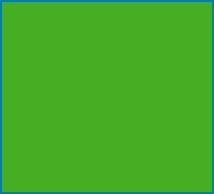
#> input picture 03_Computer_Vision/Python/02_color_detect/test/01.jpg, 214 x 194 px
$ python 02_color_detection.py
#> lines starting #> are read from the running program, lines starting #| are printed output that depends on the picture
import cv2 as cv
import numpy as np

def main():
    img1 = cv.imread('test/01.jpg')
#> img1 is the input picture: shape (194, 214, 3); mean B, G, R 40.3, 172.2, 67.3
    img2 = cv.imread('test/02.jpg')
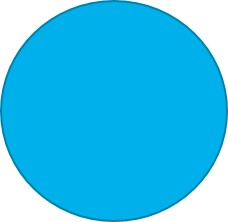
#> input picture 03_Computer_Vision/Python/02_color_detect/test/02.jpg, 228 x 222 px
#> img2 is the input picture: shape (222, 228, 3); mean B, G, R 237.2, 191.6, 55
    img3 = cv.imread('test/03.jpg')
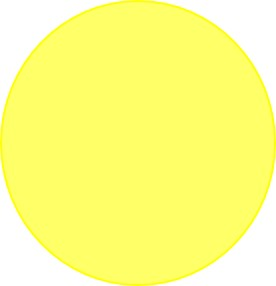
#> input picture 03_Computer_Vision/Python/02_color_detect/test/03.jpg, 276 x 286 px
#> img3 is the input picture: shape (286, 276, 3); mean B, G, R 133.4, 254.8, 254.7
    img4 = cv.imread('test/04.jpg')
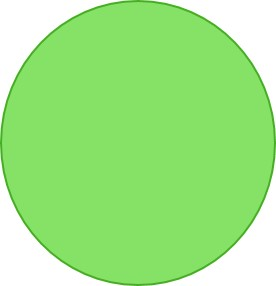
#> input picture 03_Computer_Vision/Python/02_color_detect/test/04.jpg, 276 x 286 px
#> img4 is the input picture: shape (286, 276, 3); mean B, G, R 133.4, 230.9, 158.5
    img5 = cv.imread('test/05.jpg')
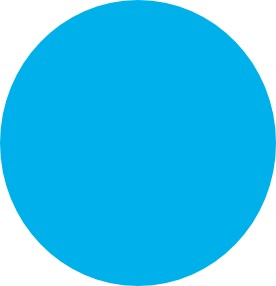
#> input picture 03_Computer_Vision/Python/02_color_detect/test/05.jpg, 276 x 286 px
#> img5 is the input picture: shape (286, 276, 3); mean B, G, R 238.8, 192.9, 55
    img6 = cv.imread('test/06.jpg')
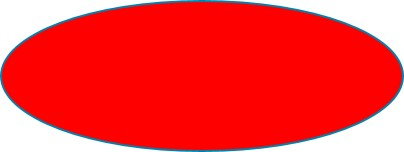
#> input picture 03_Computer_Vision/Python/02_color_detect/test/06.jpg, 404 x 152 px
#> img6 is the input picture: shape (152, 404, 3); mean B, G, R 59.6, 58.5, 246.3
    img7 = cv.imread('test/07.jpg')
    img8 = cv.imread('test/08.jpg')
    img9 = cv.imread('test/09.jpg')

    images = [img1,img2,img3,img4,img5,img6,img7,img8,img9]
    indexs = ['01','02','03','04','05','06','07','08','09']
    texts = []

    for i in range(len(images)):
        (b,g,r) = cv.split(images[i])
        r_mean = np.average(r) # np.average(img,axis=0)..
        g_mean = np.average(g)
        b_mean = np.average(b)

        if  ( g_mean > r_mean+20 and g_mean > b_mean+20):
            texts.append('green')
        elif( r_mean > g_mean+20 and r_mean > b_mean+20):
            texts.append('red')
        elif( b_mean > r_mean+20 and b_mean > g_mean+20):
            texts.append('blue')
        else:
            texts.append('unknown')
#> this loop made 7 passes
#> (r_mean, g_mean, b_mean) on passes 1 to 6: (67.28, 172.2, 40.3), (55.01, 191.6, 237.2), (254.7, 254.8, 133.4), (158.5, 230.9, 133.4), (54.96, 192.9, 238.8), (246.3, 58.51, 59.58)
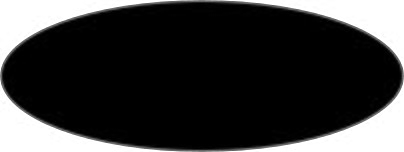
#> g: shape (152, 404); min 0, max 255, mean 58.5
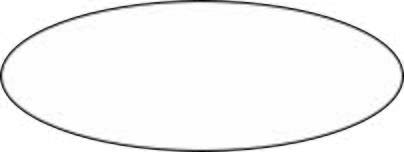
#> r: shape (152, 404); min 3, max 255, mean 246.3
#> after the loop, texts = ['green', 'blue', 'unknown', 'green', 'blue', 'red']

    while 1:
        for i in range(len(images)):
            cv.imshow(indexs[i],images[i])
            cv.putText(images[i],texts[i],(100,100), cv.FONT_HERSHEY_SIMPLEX,1.2,(0,0,0))


        k = cv.waitKey(10)
        if k == 27:
            break


    cv.destroyAllWindows()


if __name__ == "__main__":
#> (the run stopped early here; a loop or call above may not have finished)
